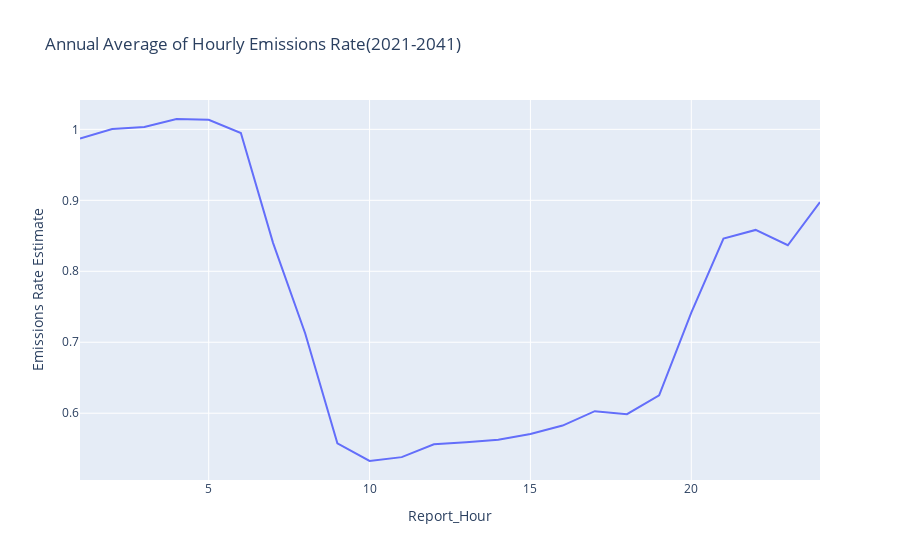

The code cell stored with this chart in its notebook:
### Code cell
fig_annualmean=px.line(df_annualmean,
                       x='Report_Hour',
                       y='Emissions Rate Estimate',
                       title='Annual Average for DR Days'
                      )
fig_annualmean

### Figure 1 — Plotly figure (JSON) as saved in the notebook; plotly's stock layout.template omitted (floating-point values rounded to 4 significant figures)
{"data": [{"hovertemplate": "Report_Hour=%{x}<br>Emissions Rate Estimate=%{y}<extra></extra>", "legendgroup": "", "line": {"color": "#636efa", "dash": "solid"}, "marker": {"symbol": "circle"}, "mode": "lines", "name": "", "orientation": "v", "showlegend": false, "type": "scatter", "x": [1, 2, 3, 4, 5, 6, 7, 8, 9, 10, 11, 12, 13, 14, 15, 16, 17, 18, 19, 20, 21, 22, 23, 24], "xaxis": "x", "y": [0.987, 1.001, 1.003, 1.015, 1.014, 0.9948, 0.8401, 0.7123, 0.5576, 0.5327, 0.5381, 0.5562, 0.5592, 0.5627, 0.5706, 0.5826, 0.6029, 0.5986, 0.6251, 0.7418, 0.8461, 0.8583, 0.8367, 0.8974], "yaxis": "y"}], "layout": {"legend": {"tracegroupgap": 0}, "title": {"text": "Annual Average of Hourly Emissions Rate(2021-2041)"}, "xaxis": {"anchor": "y", "domain": [0, 1], "title": {"text": "Report_Hour"}}, "yaxis": {"anchor": "x", "domain": [0, 1], "title": {"text": "Emissions Rate Estimate"}}}}
